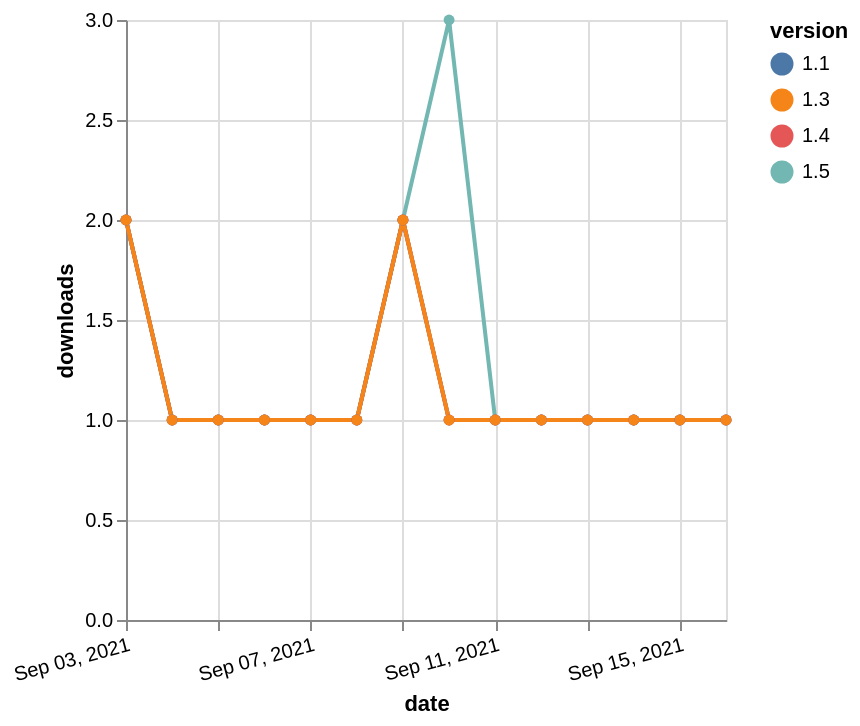

Write a Vega-Lite specification for this figure.
### Vega-Lite specification from a JSON file in a GitHub repository (floating-point values rounded to 4 significant figures)
{"$schema": "https://vega.github.io/schema/vega-lite/v5.json", "description": "A simple bar chart with embedded data.", "data": {"values": [{"date": "2021-09-03", "total": 73, "delta": 2, "version": "1.5"}, {"date": "2021-09-04", "total": 74, "delta": 1, "version": "1.5"}, {"date": "2021-09-05", "total": 75, "delta": 1, "version": "1.5"}, {"date": "2021-09-06", "total": 76, "delta": 1, "version": "1.5"}, {"date": "2021-09-07", "total": 77, "delta": 1, "version": "1.5"}, {"date": "2021-09-08", "total": 78, "delta": 1, "version": "1.5"}, {"date": "2021-09-09", "total": 80, "delta": 2, "version": "1.5"}, {"date": "2021-09-10", "total": 83, "delta": 3, "version": "1.5"}, {"date": "2021-09-11", "total": 84, "delta": 1, "version": "1.5"}, {"date": "2021-09-12", "total": 85, "delta": 1, "version": "1.5"}, {"date": "2021-09-13", "total": 86, "delta": 1, "version": "1.5"}, {"date": "2021-09-14", "total": 87, "delta": 1, "version": "1.5"}, {"date": "2021-09-15", "total": 88, "delta": 1, "version": "1.5"}, {"date": "2021-09-16", "total": 89, "delta": 1, "version": "1.5"}, {"date": "2021-09-03", "total": 71, "delta": 2, "version": "1.1"}, {"date": "2021-09-04", "total": 72, "delta": 1, "version": "1.1"}, {"date": "2021-09-05", "total": 73, "delta": 1, "version": "1.1"}, {"date": "2021-09-06", "total": 74, "delta": 1, "version": "1.1"}, {"date": "2021-09-07", "total": 75, "delta": 1, "version": "1.1"}, {"date": "2021-09-08", "total": 76, "delta": 1, "version": "1.1"}, {"date": "2021-09-09", "total": 78, "delta": 2, "version": "1.1"}, {"date": "2021-09-10", "total": 79, "delta": 1, "version": "1.1"}, {"date": "2021-09-11", "total": 80, "delta": 1, "version": "1.1"}, {"date": "2021-09-12", "total": 81, "delta": 1, "version": "1.1"}, {"date": "2021-09-13", "total": 82, "delta": 1, "version": "1.1"}, {"date": "2021-09-14", "total": 83, "delta": 1, "version": "1.1"}, {"date": "2021-09-15", "total": 84, "delta": 1, "version": "1.1"}, {"date": "2021-09-16", "total": 85, "delta": 1, "version": "1.1"}, {"date": "2021-09-03", "total": 73, "delta": 2, "version": "1.4"}, {"date": "2021-09-04", "total": 74, "delta": 1, "version": "1.4"}, {"date": "2021-09-05", "total": 75, "delta": 1, "version": "1.4"}, {"date": "2021-09-06", "total": 76, "delta": 1, "version": "1.4"}, {"date": "2021-09-07", "total": 77, "delta": 1, "version": "1.4"}, {"date": "2021-09-08", "total": 78, "delta": 1, "version": "1.4"}, {"date": "2021-09-09", "total": 80, "delta": 2, "version": "1.4"}, {"date": "2021-09-10", "total": 81, "delta": 1, "version": "1.4"}, {"date": "2021-09-11", "total": 82, "delta": 1, "version": "1.4"}, {"date": "2021-09-12", "total": 83, "delta": 1, "version": "1.4"}, {"date": "2021-09-13", "total": 84, "delta": 1, "version": "1.4"}, {"date": "2021-09-14", "total": 85, "delta": 1, "version": "1.4"}, {"date": "2021-09-15", "total": 86, "delta": 1, "version": "1.4"}, {"date": "2021-09-16", "total": 87, "delta": 1, "version": "1.4"}, {"date": "2021-09-03", "total": 71, "delta": 2, "version": "1.3"}, {"date": "2021-09-04", "total": 72, "delta": 1, "version": "1.3"}, {"date": "2021-09-05", "total": 73, "delta": 1, "version": "1.3"}, {"date": "2021-09-06", "total": 74, "delta": 1, "version": "1.3"}, {"date": "2021-09-07", "total": 75, "delta": 1, "version": "1.3"}, {"date": "2021-09-08", "total": 76, "delta": 1, "version": "1.3"}, {"date": "2021-09-09", "total": 78, "delta": 2, "version": "1.3"}, {"date": "2021-09-10", "total": 79, "delta": 1, "version": "1.3"}, {"date": "2021-09-11", "total": 80, "delta": 1, "version": "1.3"}, {"date": "2021-09-12", "total": 81, "delta": 1, "version": "1.3"}, {"date": "2021-09-13", "total": 82, "delta": 1, "version": "1.3"}, {"date": "2021-09-14", "total": 83, "delta": 1, "version": "1.3"}, {"date": "2021-09-15", "total": 84, "delta": 1, "version": "1.3"}, {"date": "2021-09-16", "total": 85, "delta": 1, "version": "1.3"}]}, "width": "container", "mark": {"type": "line", "point": {"filled": true}}, "encoding": {"x": {"field": "date", "type": "temporal", "timeUnit": "yearmonthdate", "title": "date", "axis": {"labelAngle": -15}}, "y": {"field": "delta", "type": "quantitative", "title": "downloads"}, "color": {"field": "version", "type": "nominal"}, "tooltip": {"field": "delta"}}}
